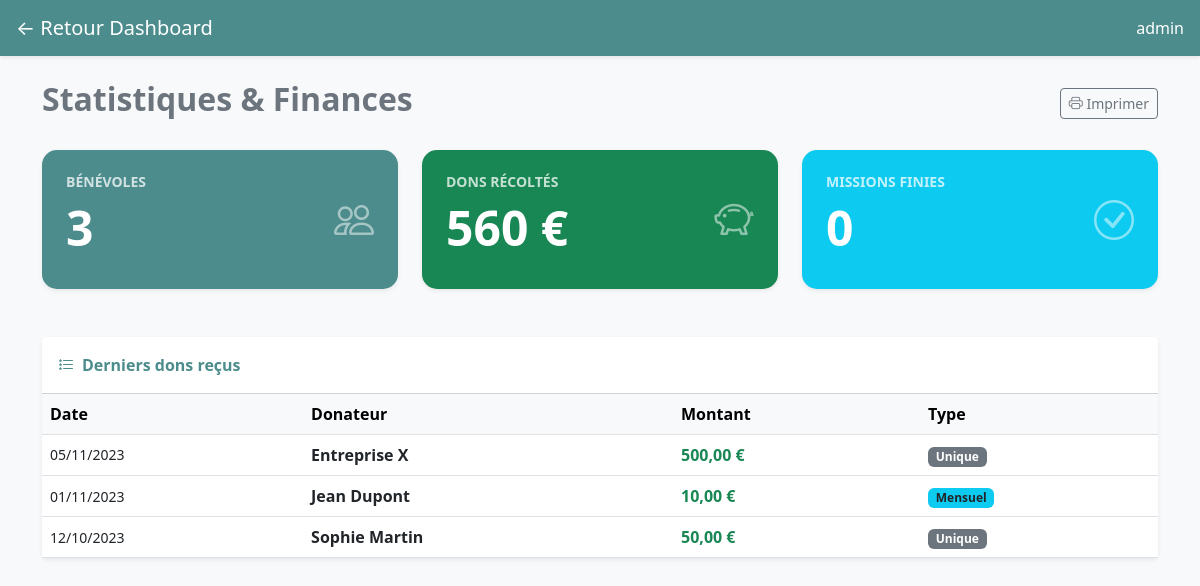
The app's page /admin/finances.php (signed in) with its own data.
### tables this page shows
CREATE TABLE dons (
                      id INTEGER PRIMARY KEY AUTOINCREMENT,
                      donateur TEXT NOT NULL, -- Nom de la personne
                      montant REAL NOT NULL,
                      date_don DATE DEFAULT CURRENT_DATE,
                      type TEXT -- 'unique' ou 'mensuel'
);

### admin/finances.php (the view, shortened to what this page needs)
<?php
$pdo = getPDO();
$total_benevoles = 0;
$total_dons = 0;
$missions_terminees = 0;
$derniers_dons = [];
try {
    $resAdh = $pdo->query("SELECT COUNT(*) FROM benevoles");
    $total_benevoles = $resAdh ? $resAdh->fetchColumn() : 0;
    $resDons = $pdo->query("SELECT SUM(montant) FROM dons");
    $total_dons = $resDons ? $resDons->fetchColumn() : 0;
    $resMiss = $pdo->query("SELECT COUNT(*) FROM missions WHERE date_fin < DATE('now')");
    $missions_terminees = $resMiss ? $resMiss->fetchColumn() : 0;
    $resList = $pdo->query("SELECT * FROM dons ORDER BY date_don DESC LIMIT 5");
    $derniers_dons = $resList->fetchAll(PDO::FETCH_ASSOC);
} catch (Exception $e) {
    $error = "Erreur SQL : " . $e->getMessage();
}
?>
<!DOCTYPE html>
<html lang="fr">
<head>
    <link href="https://cdn.jsdelivr.net/npm/bootstrap@5.3.0/dist/css/bootstrap.min.css" rel="stylesheet">
    <link rel="stylesheet" href="https://cdn.jsdelivr.net/npm/bootstrap-icons@1.10.5/font/bootstrap-icons.css">
</head>
<body class="bg-light">
<nav class="navbar navbar-dark bg-fage px-3 mb-4 shadow-sm">
    <a class="navbar-brand" href="index.php">← Retour Dashboard</a>
    <span class="navbar-text text-white">
            <?= htmlspecialchars($_SESSION['admin_user'] ?? '') ?>
        </span>
</nav>
<div class="container pb-5">
    <div class="d-flex justify-content-between align-items-center mb-4">
        <h2 class="text-secondary fw-bold">Statistiques & Finances</h2>
        <button onclick="window.print()" class="btn btn-outline-secondary btn-sm">
            <i class="bi bi-printer"></i> Imprimer
        </button>
    </div>
    <div class="row g-4 mb-5">
        <div class="col-md-4">
            <div class="card card-stat shadow-sm text-white h-100" style="background-color: #4c8c8c;">
                <div class="card-body p-4 d-flex justify-content-between align-items-center">
                    <div>
                        <h6 class="text-uppercase small fw-bold opacity-75">Bénévoles</h6>
                        <h2 class="display-5 fw-bold"><?= (int)$total_benevoles ?></h2>
                    </div>
                    <i class="bi bi-people fs-1 opacity-50"></i>
                </div>
            </div>
        </div>
        <div class="col-md-4">
            <div class="card card-stat shadow-sm bg-success text-white h-100">
                <div class="card-body p-4 d-flex justify-content-between align-items-center">
                    <div>
                        <h6 class="text-uppercase small fw-bold opacity-75">Dons Récoltés</h6>
                        <h2 class="display-5 fw-bold"><?= number_format((float)$total_dons, 0, ',', ' ') ?> €</h2>
                    </div>
                    <i class="bi bi-piggy-bank fs-1 opacity-50"></i>
                </div>
            </div>
        </div>
        <div class="col-md-4">
            <div class="card card-stat shadow-sm bg-info text-white h-100">
                <div class="card-body p-4 d-flex justify-content-between align-items-center">
                    <div>
                        <h6 class="text-uppercase small fw-bold opacity-75">Missions Finies</h6>
                        <h2 class="display-5 fw-bold"><?= (int)$missions_terminees ?></h2>
                    </div>
                    <i class="bi bi-check-circle fs-1 opacity-50"></i>
                </div>
            </div>
        </div>
    </div>
    <div class="row">
        <div class="col-lg-12">
            <div class="card shadow-sm border-0 mb-4">
                <div class="card-header bg-white fw-bold py-3 text-fage">
                    <i class="bi bi-list-stars me-2"></i>Derniers dons reçus
                </div>
                <div class="table-responsive">
                    <table class="table table-hover align-middle mb-0">
                        <thead class="table-light">
                        <tr>
                            <th>Date</th>
                            <th>Donateur</th>
                            <th>Montant</th>
                            <th>Type</th>
                        </tr>
                        </thead>
                        <tbody>
                        <?php if(!empty($derniers_dons)): ?>
                            <?php foreach ($derniers_dons as $don): ?>
                                <tr>
                                    <td class="small"><?= date('d/m/Y', strtotime($don['date_don'])) ?></td>
                                    <td class="fw-bold"><?= htmlspecialchars($don['donateur']) ?></td>
                                    <td class="text-success fw-bold"><?= number_format($don['montant'], 2, ',', ' ') ?> €</td>
                                    <td>
                                        <?php if(($don['type'] ?? '') == 'mensuel'): ?>
                                            <span class="badge bg-info text-dark">Mensuel</span>
                                        <?php else: ?>
                                            <span class="badge bg-secondary">Unique</span>
                                        <?php endif; ?>
                                    </td>
                                </tr>
                            <?php endforeach; ?>
                        <?php else: ?>
                            <tr><td colspan="4" class="text-center py-4 text-muted">Aucun don enregistré pour le moment.</td></tr>
                        <?php endif; ?>
                        </tbody>
                    </table>
                </div>
            </div>
        </div>
    </div>
</div>
</body>
</html>

### admin/finances.php (style rules this page uses)
.bg-fage { background-color: #4c8c8c !important; }
.text-fage { color: #4c8c8c !important; }
.card-stat { border: none; border-radius: 15px; transition: transform 0.2s; }

### records on screen
dons: date_don "05/11/2023", donateur "Entreprise X", montant "500,00", type "Unique"
dons: date_don "01/11/2023", donateur "Jean Dupont", montant "10,00", type "Mensuel"
dons: date_don "12/10/2023", donateur "Sophie Martin", montant "50,00", type "Unique"

### other values on screen
$_SESSION['admin_user'] "admin"
$total_benevoles "3"
$total_dons "560"
$missions_terminees "0"
